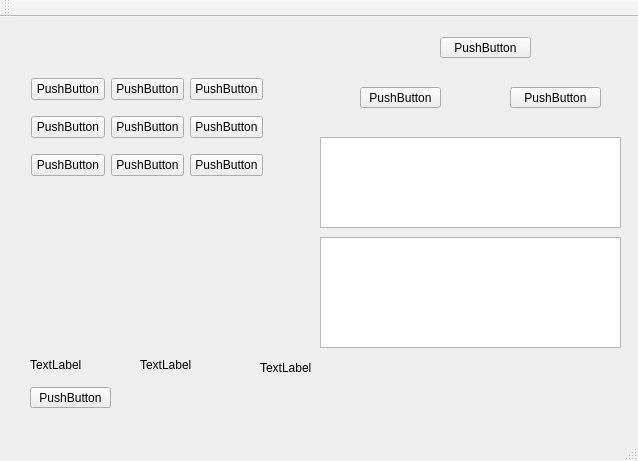
<?xml version="1.0" encoding="UTF-8"?>
<ui version="4.0">
 <class>EightPuzzleSolverClass</class>
 <widget class="QMainWindow" name="EightPuzzleSolverClass">
  <property name="geometry">
   <rect>
    <x>0</x>
    <y>0</y>
    <width>638</width>
    <height>461</height>
   </rect>
  </property>
  <property name="windowTitle">
   <string>EightPuzzleSolver</string>
  </property>
  <widget class="QWidget" name="centralWidget">
   <widget class="QWidget" name="gridLayoutWidget">
    <property name="geometry">
     <rect>
      <x>20</x>
      <y>40</y>
      <width>254</width>
      <height>141</height>
     </rect>
    </property>
    <layout class="QGridLayout" name="gridLayoutBoard">
     <item row="1" column="0">
      <widget class="QPushButton" name="btn3">
       <property name="text">
        <string>PushButton</string>
       </property>
      </widget>
     </item>
     <item row="0" column="0">
      <widget class="QPushButton" name="btn0">
       <property name="text">
        <string>PushButton</string>
       </property>
      </widget>
     </item>
     <item row="1" column="1">
      <widget class="QPushButton" name="btn4">
       <property name="text">
        <string>PushButton</string>
       </property>
      </widget>
     </item>
     <item row="2" column="0">
      <widget class="QPushButton" name="btn6">
       <property name="text">
        <string>PushButton</string>
       </property>
      </widget>
     </item>
     <item row="0" column="1">
      <widget class="QPushButton" name="btn1">
       <property name="text">
        <string>PushButton</string>
       </property>
      </widget>
     </item>
     <item row="2" column="1">
      <widget class="QPushButton" name="btn7">
       <property name="text">
        <string>PushButton</string>
       </property>
      </widget>
     </item>
     <item row="0" column="2">
      <widget class="QPushButton" name="btn2">
       <property name="text">
        <string>PushButton</string>
       </property>
      </widget>
     </item>
     <item row="1" column="2">
      <widget class="QPushButton" name="btn5">
       <property name="text">
        <string>PushButton</string>
       </property>
      </widget>
     </item>
     <item row="2" column="2">
      <widget class="QPushButton" name="btn8">
       <property name="text">
        <string>PushButton</string>
       </property>
      </widget>
     </item>
    </layout>
   </widget>
   <widget class="QPushButton" name="btnRandomInit">
    <property name="geometry">
     <rect>
      <x>360</x>
      <y>70</y>
      <width>81</width>
      <height>21</height>
     </rect>
    </property>
    <property name="text">
     <string>PushButton</string>
    </property>
   </widget>
   <widget class="QPushButton" name="btnSolve">
    <property name="geometry">
     <rect>
      <x>440</x>
      <y>20</y>
      <width>91</width>
      <height>21</height>
     </rect>
    </property>
    <property name="text">
     <string>PushButton</string>
    </property>
   </widget>
   <widget class="QPushButton" name="btnReset">
    <property name="geometry">
     <rect>
      <x>510</x>
      <y>70</y>
      <width>91</width>
      <height>21</height>
     </rect>
    </property>
    <property name="text">
     <string>PushButton</string>
    </property>
   </widget>
   <widget class="QTextEdit" name="textOpen">
    <property name="geometry">
     <rect>
      <x>320</x>
      <y>120</y>
      <width>301</width>
      <height>91</height>
     </rect>
    </property>
   </widget>
   <widget class="QTextEdit" name="textClosed">
    <property name="geometry">
     <rect>
      <x>320</x>
      <y>220</y>
      <width>301</width>
      <height>111</height>
     </rect>
    </property>
   </widget>
   <widget class="QLabel" name="labelExpanded">
    <property name="geometry">
     <rect>
      <x>30</x>
      <y>340</y>
      <width>61</width>
      <height>16</height>
     </rect>
    </property>
    <property name="text">
     <string>TextLabel</string>
    </property>
   </widget>
   <widget class="QLabel" name="labelGenerated">
    <property name="geometry">
     <rect>
      <x>140</x>
      <y>340</y>
      <width>61</width>
      <height>16</height>
     </rect>
    </property>
    <property name="text">
     <string>TextLabel</string>
    </property>
   </widget>
   <widget class="QLabel" name="labelTime">
    <property name="geometry">
     <rect>
      <x>260</x>
      <y>340</y>
      <width>61</width>
      <height>21</height>
     </rect>
    </property>
    <property name="text">
     <string>TextLabel</string>
    </property>
   </widget>
   <widget class="QPushButton" name="btnBenchmark">
    <property name="geometry">
     <rect>
      <x>30</x>
      <y>370</y>
      <width>81</width>
      <height>21</height>
     </rect>
    </property>
    <property name="text">
     <string>PushButton</string>
    </property>
   </widget>
  </widget>
  <widget class="QMenuBar" name="menuBar">
   <property name="geometry">
    <rect>
     <x>0</x>
     <y>0</y>
     <width>638</width>
     <height>22</height>
    </rect>
   </property>
  </widget>
  <widget class="QToolBar" name="mainToolBar">
   <attribute name="toolBarArea">
    <enum>TopToolBarArea</enum>
   </attribute>
   <attribute name="toolBarBreak">
    <bool>false</bool>
   </attribute>
  </widget>
  <widget class="QStatusBar" name="statusBar"/>
 </widget>
 <layoutdefault spacing="6" margin="11"/>
 <resources>
  <include location="MainWindow.qrc"/>
 </resources>
 <connections/>
</ui>
